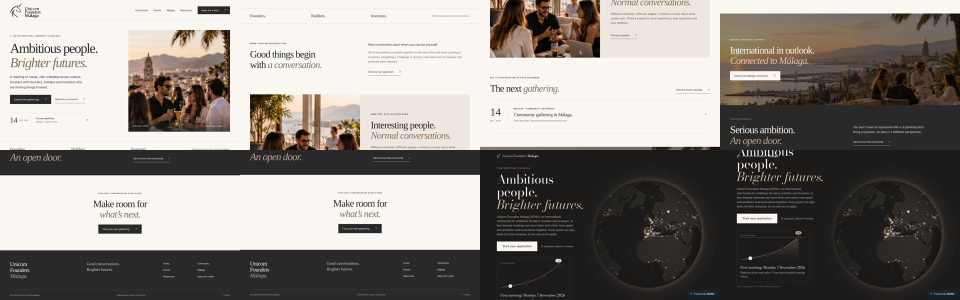
#> input picture films/ufm/harvest/sheet.jpg, 1920 x 600 px (shown at 1/2 size)
$ python sheet.py ../../../ufm/harvest/sheet.jpg
#> lines starting #> are read from the running program, lines starting #| are printed output that depends on the picture
# Contact sheet of stills (each tile 480 px wide, frame number + seconds under it).  python3 tools/sheet.py out/A_*.png [-o out/A_sheet.png]
import sys, glob, os
from PIL import Image, ImageDraw
args = sys.argv[1:]; out = "out/sheet.png"
if "-o" in args: i = args.index("-o"); out = args[i + 1]; args = args[:i] + args[i + 2:]
files = sorted(f for a in args for f in glob.glob(a))
cols = 4; tw = 480; th = 270
sheet = Image.new("RGB", (cols * tw, ((len(files) + cols - 1) // cols) * (th + 22)), "white"); d = ImageDraw.Draw(sheet)
#> after `sheet = Image.new('RGB', (cols * tw, (len(files) + cols - 1) // cols *`: sheet: PIL image 1920x292 RGB; every value is 255
for n, f in enumerate(files):
    im = Image.open(f).convert("RGB").resize((tw, th)); x, y = (n % cols) * tw, (n // cols) * (th + 22)
#> after `im = Image.open(f).convert('RGB').resize((tw, th))`:
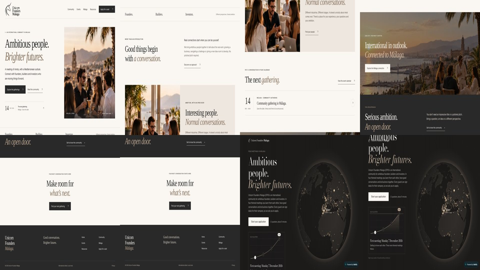
#> im: PIL image 480x270 RGB; mean R, G, B 138.9, 134, 128.8
    sheet.paste(im, (x, y)); fr = int(os.path.basename(f).split("_")[-1].split(".")[0]); d.text((x + 6, y + th + 4), f"{fr}  {fr / 60:.2f}s", fill=(0, 0, 0))
#> after `sheet.paste(im, (x, y))`:
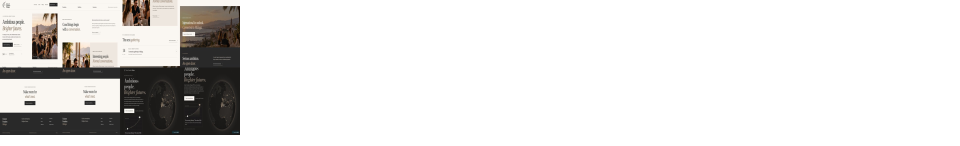
#> sheet: PIL image 1920x292 RGB (shown at 1/2 size); mean R, G, B 228.2, 227, 225.8
#> (the run stopped early here; a loop or call above may not have finished)
